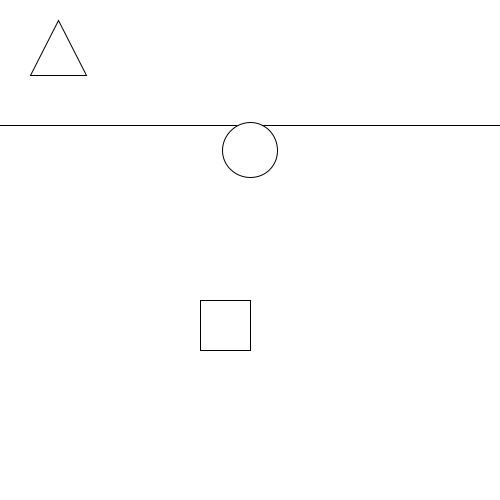
Frame 1 (no input)
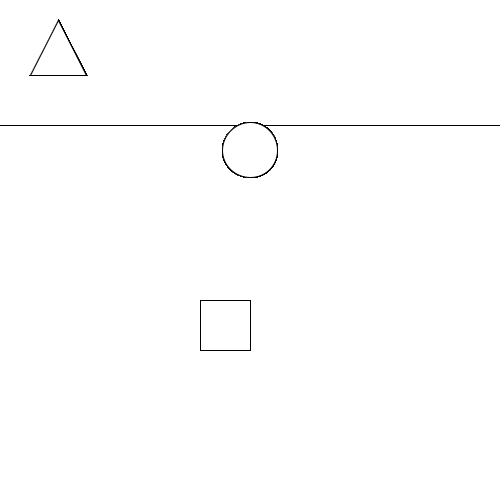
Frame 60 (the mouse pressed at the canvas centre just before this capture)
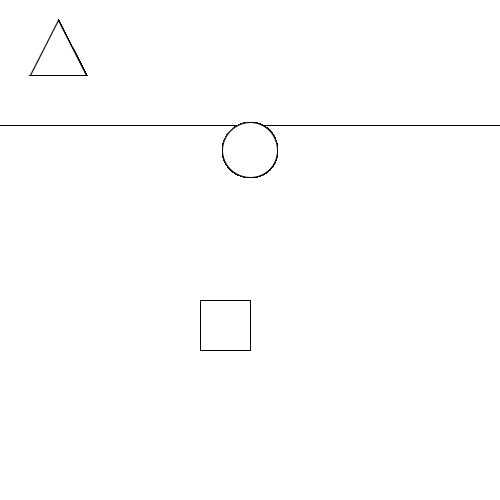
Frame 120 (the mouse held since frame 60 and released just before this capture)

The Processing sketch that drew these frames (run headless with seeded random() and noise(); from frame 60 on, the mouse is pressed at the canvas centre):

// Processing sketch: practice_examQ1
// ── practice_examQ1.pde
color red = color (255,0,0);
color blue = color (0,0,255); 
color yellow = color (62,99,99);

void setup() {
  size(500,500);
  background(255);
 
}



void draw() {
line (0,height*0.25, width, height*0.25);
line (0,height*0.25, width, height*0.25);
triangle(30,75,58,20,86,75);
rect(200,300,50,50);
ellipse(250,150,55,55);


}
